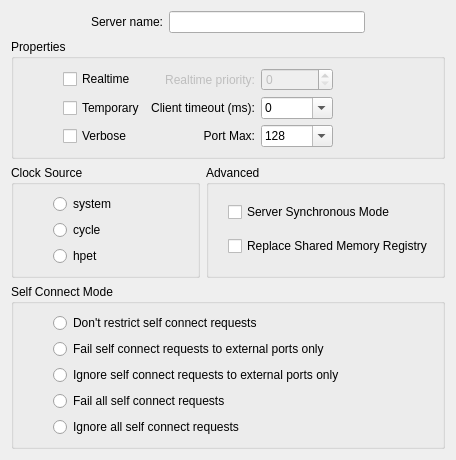
     <widget class="QWidget" name="engine">
      <attribute name="title">
       <string>Engine</string>
      </attribute>
      <layout class="QGridLayout" name="gridLayout_4">
       <item row="0" column="0" colspan="2">
        <layout class="QHBoxLayout" name="horizontalLayout">
         <item>
          <spacer name="horizontalSpacer_6">
           <property name="orientation">
            <enum>Qt::Horizontal</enum>
           </property>
           <property name="sizeType">
            <enum>QSizePolicy::Fixed</enum>
           </property>
           <property name="sizeHint" stdset="0">
            <size>
             <width>80</width>
             <height>20</height>
            </size>
           </property>
          </spacer>
         </item>
         <item>
          <widget class="QLabel" name="obj_server_name_label">
           <property name="toolTip">
            <string>Server name to use</string>
           </property>
           <property name="text">
            <string>Server name:</string>
           </property>
           <property name="alignment">
            <set>Qt::AlignRight|Qt::AlignTrailing|Qt::AlignVCenter</set>
           </property>
          </widget>
         </item>
         <item>
          <widget class="QLineEdit" name="obj_server_name">
           <property name="toolTip">
            <string>Server name to use</string>
           </property>
          </widget>
         </item>
         <item>
          <spacer name="horizontalSpacer_7">
           <property name="orientation">
            <enum>Qt::Horizontal</enum>
           </property>
           <property name="sizeType">
            <enum>QSizePolicy::Fixed</enum>
           </property>
           <property name="sizeHint" stdset="0">
            <size>
             <width>80</width>
             <height>20</height>
            </size>
           </property>
          </spacer>
         </item>
        </layout>
       </item>
       <item row="1" column="0" colspan="2">
        <widget class="QGroupBox" name="group_server_properties">
         <property name="title">
          <string>Properties</string>
         </property>
         <layout class="QGridLayout" name="gridLayout_11">
          <item row="0" column="1">
           <widget class="QCheckBox" name="obj_server_realtime">
            <property name="toolTip">
             <string>Whether to use realtime scheduling</string>
            </property>
            <property name="text">
             <string>Realtime</string>
            </property>
           </widget>
          </item>
          <item row="1" column="1">
           <widget class="QCheckBox" name="obj_server_temporary">
            <property name="toolTip">
             <string>Exit once all clients have closed their connections</string>
            </property>
            <property name="text">
             <string>Temporary</string>
            </property>
           </widget>
          </item>
          <item row="2" column="1">
           <widget class="QCheckBox" name="obj_server_verbose">
            <property name="toolTip">
             <string>Verbose mode</string>
            </property>
            <property name="text">
             <string>Verbose</string>
            </property>
           </widget>
          </item>
          <item row="0" column="0">
           <spacer name="horizontalSpacer_11">
            <property name="orientation">
             <enum>Qt::Horizontal</enum>
            </property>
            <property name="sizeType">
             <enum>QSizePolicy::Fixed</enum>
            </property>
            <property name="sizeHint" stdset="0">
             <size>
              <width>40</width>
              <height>20</height>
             </size>
            </property>
           </spacer>
          </item>
          <item row="0" column="2">
           <widget class="QLabel" name="label_23">
            <property name="enabled">
             <bool>false</bool>
            </property>
            <property name="toolTip">
             <string>Scheduler priority when running in realtime mode</string>
            </property>
            <property name="text">
             <string>Realtime priority:</string>
            </property>
            <property name="alignment">
             <set>Qt::AlignRight|Qt::AlignTrailing|Qt::AlignVCenter</set>
            </property>
           </widget>
          </item>
          <item row="0" column="3">
           <widget class="QSpinBox" name="obj_server_realtime_priority">
            <property name="enabled">
             <bool>false</bool>
            </property>
            <property name="toolTip">
             <string>Scheduler priority when running in realtime mode</string>
            </property>
           </widget>
          </item>
          <item row="0" column="4">
           <spacer name="horizontalSpacer_12">
            <property name="orientation">
             <enum>Qt::Horizontal</enum>
            </property>
            <property name="sizeType">
             <enum>QSizePolicy::Fixed</enum>
            </property>
            <property name="sizeHint" stdset="0">
             <size>
              <width>100</width>
              <height>20</height>
             </size>
            </property>
           </spacer>
          </item>
          <item row="2" column="2">
           <widget class="QLabel" name="obj_server_port_max_label">
            <property name="toolTip">
             <string>Maximum number of ports</string>
            </property>
            <property name="text">
             <string>Port Max:</string>
            </property>
            <property name="alignment">
             <set>Qt::AlignRight|Qt::AlignTrailing|Qt::AlignVCenter</set>
            </property>
           </widget>
          </item>
          <item row="2" column="3">
           <widget class="QComboBox" name="obj_server_port_max">
            <property name="toolTip">
             <string>Maximum number of ports</string>
            </property>
            <property name="editable">
             <bool>true</bool>
            </property>
            <item>
             <property name="text">
              <string>128</string>
             </property>
            </item>
            <item>
             <property name="text">
              <string>256</string>
             </property>
            </item>
            <item>
             <property name="text">
              <string>512</string>
             </property>
            </item>
            <item>
             <property name="text">
              <string>1024</string>
             </property>
            </item>
            <item>
             <property name="text">
              <string>2048</string>
             </property>
            </item>
           </widget>
          </item>
          <item row="1" column="2">
           <widget class="QLabel" name="label_25">
            <property name="toolTip">
             <string>Client timeout limit in milliseconds</string>
            </property>
            <property name="text">
             <string>Client timeout (ms):</string>
            </property>
            <property name="alignment">
             <set>Qt::AlignRight|Qt::AlignTrailing|Qt::AlignVCenter</set>
            </property>
           </widget>
          </item>
          <item row="1" column="3">
           <widget class="QComboBox" name="obj_server_client_timeout">
            <property name="toolTip">
             <string>Client timeout limit in milliseconds</string>
            </property>
            <property name="editable">
             <bool>true</bool>
            </property>
            <item>
             <property name="text">
              <string>0</string>
             </property>
            </item>
            <item>
             <property name="text">
              <string>200</string>
             </property>
            </item>
            <item>
             <property name="text">
              <string>500</string>
             </property>
            </item>
            <item>
             <property name="text">
              <string>1000</string>
             </property>
            </item>
            <item>
             <property name="text">
              <string>2000</string>
             </property>
            </item>
            <item>
             <property name="text">
              <string>5000</string>
             </property>
            </item>
            <item>
             <property name="text">
              <string>10000</string>
             </property>
            </item>
           </widget>
          </item>
         </layout>
        </widget>
       </item>
       <item row="2" column="0">
        <widget class="QGroupBox" name="obj_server_clock_source">
         <property name="title">
          <string>Clock Source</string>
         </property>
         <layout class="QGridLayout" name="gridLayout_13">
          <item row="3" column="1">
           <widget class="QRadioButton" name="obj_server_clock_source_hpet">
            <property name="text">
             <string>hpet</string>
            </property>
           </widget>
          </item>
          <item row="1" column="1">
           <widget class="QRadioButton" name="obj_server_clock_source_system">
            <property name="text">
             <string>system</string>
            </property>
           </widget>
          </item>
          <item row="2" column="1">
           <widget class="QRadioButton" name="obj_server_clock_source_cycle">
            <property name="text">
             <string>cycle</string>
            </property>
           </widget>
          </item>
          <item row="1" column="0">
           <spacer name="horizontalSpacer_8">
            <property name="orientation">
             <enum>Qt::Horizontal</enum>
            </property>
            <property name="sizeType">
             <enum>QSizePolicy::Fixed</enum>
            </property>
            <property name="sizeHint" stdset="0">
             <size>
              <width>30</width>
              <height>20</height>
             </size>
            </property>
           </spacer>
          </item>
         </layout>
        </widget>
       </item>
       <item row="2" column="1">
        <widget class="QGroupBox" name="group_server_advanced">
         <property name="title">
          <string>Advanced</string>
         </property>
         <layout class="QGridLayout" name="gridLayout_14">
          <item row="0" column="1">
           <widget class="QCheckBox" name="obj_server_sync">
            <property name="text">
             <string>Server Synchronous Mode</string>
            </property>
           </widget>
          </item>
          <item row="1" column="1">
           <widget class="QCheckBox" name="obj_server_replace_registry">
            <property name="text">
             <string>Replace Shared Memory Registry</string>
            </property>
           </widget>
          </item>
          <item row="0" column="0">
           <spacer name="horizontalSpacer_9">
            <property name="orientation">
             <enum>Qt::Horizontal</enum>
            </property>
            <property name="sizeType">
             <enum>QSizePolicy::Fixed</enum>
            </property>
            <property name="sizeHint" stdset="0">
             <size>
              <width>10</width>
              <height>20</height>
             </size>
            </property>
           </spacer>
          </item>
         </layout>
        </widget>
       </item>
       <item row="3" column="0" colspan="2">
        <widget class="QGroupBox" name="obj_server_self_connect_mode">
         <property name="title">
          <string>Self Connect Mode</string>
         </property>
         <layout class="QGridLayout" name="gridLayout_12">
          <item row="0" column="1">
           <widget class="QRadioButton" name="obj_server_self_connect_mode_0">
            <property name="text">
             <string>Don't restrict self connect requests</string>
            </property>
           </widget>
          </item>
          <item row="1" column="1">
           <widget class="QRadioButton" name="obj_server_self_connect_mode_1">
            <property name="text">
             <string>Fail self connect requests to external ports only</string>
            </property>
           </widget>
          </item>
          <item row="2" column="1">
           <widget class="QRadioButton" name="obj_server_self_connect_mode_2">
            <property name="text">
             <string>Ignore self connect requests to external ports only</string>
            </property>
           </widget>
          </item>
          <item row="3" column="1">
           <widget class="QRadioButton" name="obj_server_self_connect_mode_3">
            <property name="text">
             <string>Fail all self connect requests</string>
            </property>
           </widget>
          </item>
          <item row="4" column="1">
           <widget class="QRadioButton" name="obj_server_self_connect_mode_4">
            <property name="text">
             <string>Ignore all self connect requests</string>
            </property>
           </widget>
          </item>
          <item row="0" column="0">
           <spacer name="horizontalSpacer_5">
            <property name="orientation">
             <enum>Qt::Horizontal</enum>
            </property>
            <property name="sizeType">
             <enum>QSizePolicy::Fixed</enum>
            </property>
            <property name="sizeHint" stdset="0">
             <size>
              <width>30</width>
              <height>20</height>
             </size>
            </property>
           </spacer>
          </item>
         </layout>
        </widget>
       </item>
      </layout>
     </widget>
